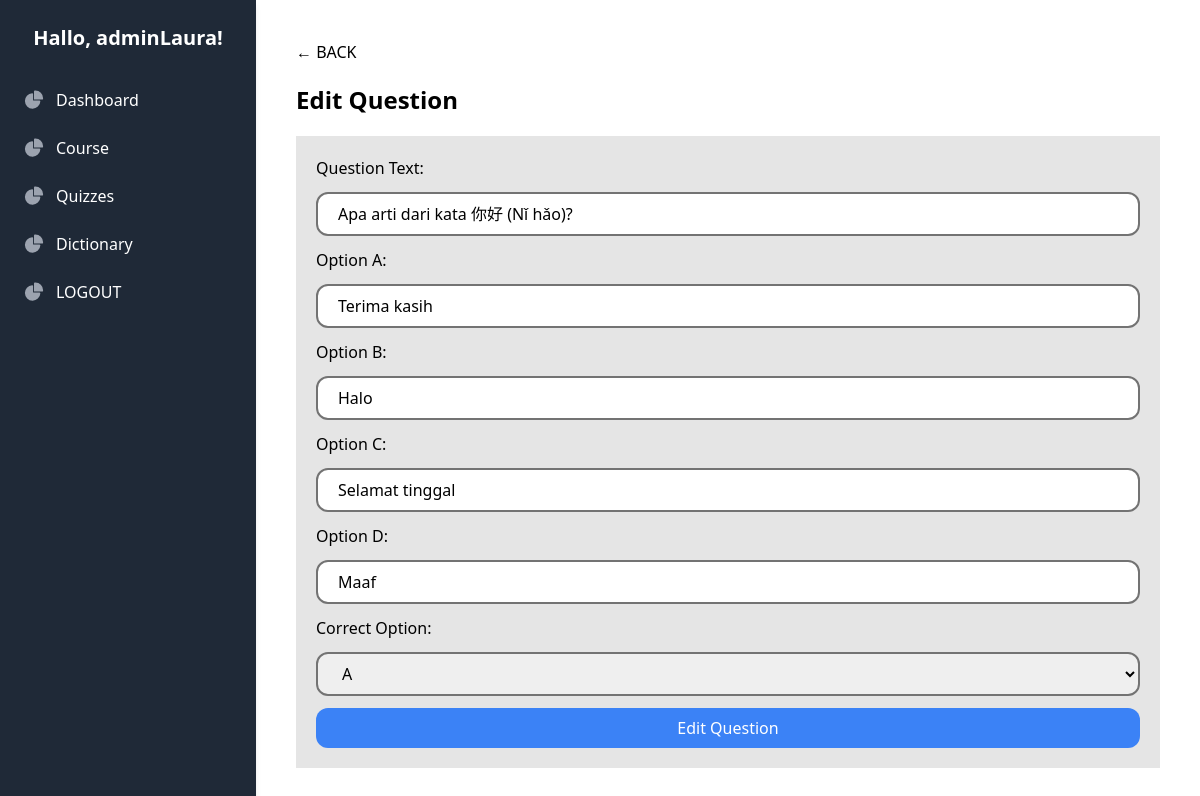
Screenshot of /admin-panel/question/editQuestion.php?quiz_id=1&id=2 (signed in) with the database file from the repository.
### tables this page shows
CREATE TABLE `questions` (
  `id` int(11) NOT NULL,
  `quiz_id` int(11) NOT NULL,
  `question_text` text NOT NULL,
  `option_a` varchar(255) NOT NULL,
  `option_b` varchar(255) NOT NULL,
  `option_c` varchar(255) NOT NULL,
  `option_d` varchar(255) NOT NULL,
  `correct_option` enum('a','b','c','d') NOT NULL,
  `created_at` timestamp NOT NULL DEFAULT current_timestamp()
);

### admin-panel/question/editQuestion.php (the view, shortened to what this page needs)
<?php
include '../koneksi/koneksi-db.php';
$quiz_id = isset($_GET['quiz_id']) ? $_GET['quiz_id'] : '';
$id = isset($_GET['id']) ? $_GET['id'] : '';
$question_data = null;
if ($id) {
    $stmt = $conn->prepare("SELECT * FROM questions WHERE id = ?");
    $stmt->bind_param("i", $id);
    $stmt->execute();
    $result = $stmt->get_result();
    if ($result->num_rows > 0) {
        $question_data = $result->fetch_assoc();
    }
}
?>
<!DOCTYPE html>
<html lang="en">
<head>
    <link rel="stylesheet" href="https://cdnjs.cloudflare.com/ajax/libs/font-awesome/6.4.0/css/all.min.css" />
    <script src="https://cdn.tailwindcss.com"></script>
</head>
<body class="m-0 font-sans flex">
    <aside id="default-sidebar" class="fixed top-0 left-0 z-40 w-64 h-screen bg-gray-800 text-white shadow-md">
        <div class="h-full px-4 py-6 overflow-y-auto">
            <h2 class="text-xl font-semibold mb-6 text-center">Hallo, <?php echo $_SESSION['admin']; ?>!</h2>
            <nav>
                <a href="../admin-dashboard.php" class="flex hover:bg-gray-700 px-2 py-3 items-center rounded-md group">
                    <span class="ms-3">Dashboard</span>
                </a>
                <a href="../admin-Course.php" class="flex hover:bg-gray-700 px-2 py-3 items-center rounded-md group">
                    <span class="ms-3">Course</span>
                </a>
                <a href="../admin-Quizzes.php" class="flex hover:bg-gray-700 px-2 py-3 items-center rounded-md group">
                    <span class="ms-3">Quizzes</span>
                </a>
                <a href="../admin-Dictionary.php" class="flex hover:bg-gray-700 px-2 py-3 items-center rounded-md group">
                    <span class="ms-3">Dictionary</span>
                </a>
                <a href="../controller/logout.php" class="flex hover:bg-gray-700 px-2 py-3 items-center rounded-md group">
                    <span class="ms-3">LOGOUT</span>
                </a>
            </nav>
        </div>
    </aside>
    <div id="content" class="w-full flex flex-col ml-64 p-10 gap-5">
        <a href="../admin-question.php?quiz_id=<?php echo $quiz_id; ?>" class="hover:underline">← BACK</a>
        <div class="flex flex-row justify-between items-center">
            <h1 class="text-2xl font-bold">Edit Question</h1>
        </div>
        <div class="w-full bg-neutral-200 p-5">
            <form action="../controller/edit-Question.php" method="post" class="flex flex-col gap-3">
                <label for="question_text">Question Text:</label>
                <input type="text" id="question_text" name="question_text" value="<?php echo $question_data['question_text'] ?? ''; ?>" required class="border-2 border-neutral-500 px-5 py-2 rounded-xl">
                <label for="option_a">Option A:</label>
                <input type="text" id="option_a" name="option_a" value="<?php echo $question_data['option_a'] ?? ''; ?>" required class="border-2 border-neutral-500 px-5 py-2 rounded-xl">
                <label for="option_b">Option B:</label>
                <input type="text" id="option_b" name="option_b" value="<?php echo $question_data['option_b'] ?? ''; ?>" required class="border-2 border-neutral-500 px-5 py-2 rounded-xl">
                <label for="option_c">Option C:</label>
                <input type="text" id="option_c" name="option_c" value="<?php echo $question_data['option_c'] ?? ''; ?>" required class="border-2 border-neutral-500 px-5 py-2 rounded-xl">
                <label for="option_d">Option D:</label>
                <input type="text" id="option_d" name="option_d" value="<?php echo $question_data['option_d'] ?? ''; ?>" required class="border-2 border-neutral-500 px-5 py-2 rounded-xl">
                <label for="correct_option">Correct Option:</label>
                <select id="correct_option" name="correct_option" required class="border-2 border-neutral-500 px-5 py-2 rounded-xl">
                    <option value="A" <?php echo ($question_data['correct_option'] ?? '') === 'A' ? 'selected' : ''; ?>>A</option>
                </select>
                <button type="submit" name="submit" class="bg-blue-500 text-white px-5 py-2 rounded-xl hover:bg-blue-900">Edit Question</button>
            </form>
        </div>
    </div>
</body>
</html>

### rows the page displays
questions: question_text "Apa arti dari kata 你好 (Nǐ hǎo)?", option_a "Terima kasih", option_b "Halo", option_c "Selamat tinggal", option_d "Maaf"

### other values shown
$_SESSION['admin'] "adminLaura"
